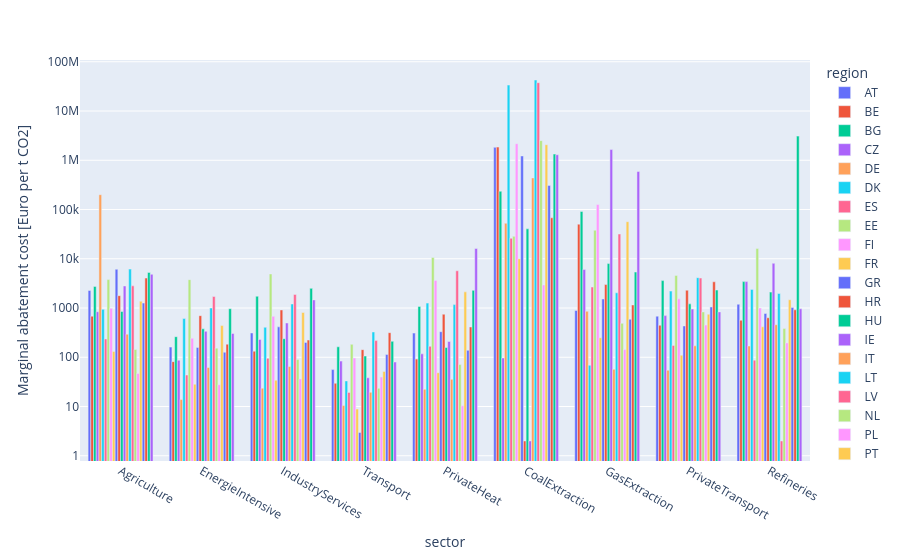

The code cell stored with this chart in its notebook:
### Code cell
fig = px.bar(df_abate, x='sector',y='coefficientLinear',color='region',
             barmode='group', log_y=True,
             labels={'coefficientLinear':'Marginal abatement cost [Euro per t CO2]'})
fig.write_image(path_plots+'input_coefficient_abate.pdf')
fig.write_image(path_plots+'input_coefficient_abate.png')
fig.show()

### Figure 1 — Plotly figure (JSON) as saved in the notebook; plotly's stock layout.template omitted (floating-point values rounded to 4 significant figures)
{"data": [{"alignmentgroup": "True", "hovertemplate": "region=AT<br>sector=%{x}<br>Marginal abatement cost [Euro per t CO2]=%{y}<extra></extra>", "legendgroup": "AT", "marker": {"color": "#636efa", "pattern": {"shape": ""}}, "name": "AT", "offsetgroup": "AT", "orientation": "v", "showlegend": true, "textposition": "auto", "type": "bar", "x": ["Agriculture", "EnergieIntensive", "IndustryServices", "Transport", "PrivateHeat", "CoalExtraction", "GasExtraction", "PrivateTransport", "Refineries"], "xaxis": "x", "y": [2270.0, 160.8, 311.4, 56.24, 310.0, 1831000.0, 893.4, 684.2, 1194.0], "yaxis": "y"}, {"alignmentgroup": "True", "hovertemplate": "region=BE<br>sector=%{x}<br>Marginal abatement cost [Euro per t CO2]=%{y}<extra></extra>", "legendgroup": "BE", "marker": {"color": "#EF553B", "pattern": {"shape": ""}}, "name": "BE", "offsetgroup": "BE", "orientation": "v", "showlegend": true, "textposition": "auto", "type": "bar", "x": ["Agriculture", "EnergieIntensive", "IndustryServices", "Transport", "PrivateHeat", "CoalExtraction", "GasExtraction", "PrivateTransport", "Refineries"], "xaxis": "x", "y": [683.7, 81.57, 132.9, 29.66, 91.74, 1853000.0, 50540.0, 447.1, 565.2], "yaxis": "y"}, {"alignmentgroup": "True", "hovertemplate": "region=BG<br>sector=%{x}<br>Marginal abatement cost [Euro per t CO2]=%{y}<extra></extra>", "legendgroup": "BG", "marker": {"color": "#00cc96", "pattern": {"shape": ""}}, "name": "BG", "offsetgroup": "BG", "orientation": "v", "showlegend": true, "textposition": "auto", "type": "bar", "x": ["Agriculture", "EnergieIntensive", "IndustryServices", "Transport", "PrivateHeat", "CoalExtraction", "GasExtraction", "PrivateTransport", "Refineries"], "xaxis": "x", "y": [2750.0, 262.2, 1734.0, 163.2, 1078.0, 235100.0, 91240.0, 3605.0, 3437.0], "yaxis": "y"}, {"alignmentgroup": "True", "hovertemplate": "region=CZ<br>sector=%{x}<br>Marginal abatement cost [Euro per t CO2]=%{y}<extra></extra>", "legendgroup": "CZ", "marker": {"color": "#ab63fa", "pattern": {"shape": ""}}, "name": "CZ", "offsetgroup": "CZ", "orientation": "v", "showlegend": true, "textposition": "auto", "type": "bar", "x": ["Agriculture", "EnergieIntensive", "IndustryServices", "Transport", "PrivateHeat", "CoalExtraction", "GasExtraction", "PrivateTransport", "Refineries"], "xaxis": "x", "y": [840.1, 87.01, 230.4, 83.72, 117.5, 96.71, 6040.0, 701.6, 3444.0], "yaxis": "y"}, {"alignmentgroup": "True", "hovertemplate": "region=DE<br>sector=%{x}<br>Marginal abatement cost [Euro per t CO2]=%{y}<extra></extra>", "legendgroup": "DE", "marker": {"color": "#FFA15A", "pattern": {"shape": ""}}, "name": "DE", "offsetgroup": "DE", "orientation": "v", "showlegend": true, "textposition": "auto", "type": "bar", "x": ["Agriculture", "EnergieIntensive", "IndustryServices", "Transport", "PrivateHeat", "CoalExtraction", "GasExtraction", "PrivateTransport", "Refineries"], "xaxis": "x", "y": [200100.0, 13.85, 23.61, 10.44, 22.36, 52650.0, 856.4, 54.6, 169.4], "yaxis": "y"}, {"alignmentgroup": "True", "hovertemplate": "region=DK<br>sector=%{x}<br>Marginal abatement cost [Euro per t CO2]=%{y}<extra></extra>", "legendgroup": "DK", "marker": {"color": "#19d3f3", "pattern": {"shape": ""}}, "name": "DK", "offsetgroup": "DK", "orientation": "v", "showlegend": true, "textposition": "auto", "type": "bar", "x": ["Agriculture", "EnergieIntensive", "IndustryServices", "Transport", "PrivateHeat", "CoalExtraction", "GasExtraction", "PrivateTransport", "Refineries"], "xaxis": "x", "y": [939.1, 612.2, 406.7, 33.12, 1258.0, 33630000.0, 68.79, 2208.0, 2390.0], "yaxis": "y"}, {"alignmentgroup": "True", "hovertemplate": "region=ES<br>sector=%{x}<br>Marginal abatement cost [Euro per t CO2]=%{y}<extra></extra>", "legendgroup": "ES", "marker": {"color": "#FF6692", "pattern": {"shape": ""}}, "name": "ES", "offsetgroup": "ES", "orientation": "v", "showlegend": true, "textposition": "auto", "type": "bar", "x": ["Agriculture", "EnergieIntensive", "IndustryServices", "Transport", "PrivateHeat", "CoalExtraction", "GasExtraction", "PrivateTransport", "Refineries"], "xaxis": "x", "y": [235.3, 43.61, 95.56, 19.35, 166.8, 26130.0, 2667.0, 174.3, 87.45], "yaxis": "y"}, {"alignmentgroup": "True", "hovertemplate": "region=EE<br>sector=%{x}<br>Marginal abatement cost [Euro per t CO2]=%{y}<extra></extra>", "legendgroup": "EE", "marker": {"color": "#B6E880", "pattern": {"shape": ""}}, "name": "EE", "offsetgroup": "EE", "orientation": "v", "showlegend": true, "textposition": "auto", "type": "bar", "x": ["Agriculture", "EnergieIntensive", "IndustryServices", "Transport", "PrivateHeat", "CoalExtraction", "GasExtraction", "PrivateTransport", "Refineries"], "xaxis": "x", "y": [3780.0, 3772.0, 4915.0, 183.2, 10650.0, 28600.0, 38040.0, 4594.0, 16110.0], "yaxis": "y"}, {"alignmentgroup": "True", "hovertemplate": "region=FI<br>sector=%{x}<br>Marginal abatement cost [Euro per t CO2]=%{y}<extra></extra>", "legendgroup": "FI", "marker": {"color": "#FF97FF", "pattern": {"shape": ""}}, "name": "FI", "offsetgroup": "FI", "orientation": "v", "showlegend": true, "textposition": "auto", "type": "bar", "x": ["Agriculture", "EnergieIntensive", "IndustryServices", "Transport", "PrivateHeat", "CoalExtraction", "GasExtraction", "PrivateTransport", "Refineries"], "xaxis": "x", "y": [984.5, 242.9, 677.7, 96.63, 3637.0, 2172000.0, 126400.0, 1534.0, 996.1], "yaxis": "y"}, {"alignmentgroup": "True", "hovertemplate": "region=FR<br>sector=%{x}<br>Marginal abatement cost [Euro per t CO2]=%{y}<extra></extra>", "legendgroup": "FR", "marker": {"color": "#FECB52", "pattern": {"shape": ""}}, "name": "FR", "offsetgroup": "FR", "orientation": "v", "showlegend": true, "textposition": "auto", "type": "bar", "x": ["Agriculture", "EnergieIntensive", "IndustryServices", "Transport", "PrivateHeat", "CoalExtraction", "GasExtraction", "PrivateTransport", "Refineries"], "xaxis": "x", "y": [131.3, 28.45, 34.24, 8.88, 48.61, 10010.0, 249.1, 110.4, 415.0], "yaxis": "y"}, {"alignmentgroup": "True", "hovertemplate": "region=GR<br>sector=%{x}<br>Marginal abatement cost [Euro per t CO2]=%{y}<extra></extra>", "legendgroup": "GR", "marker": {"color": "#636efa", "pattern": {"shape": ""}}, "name": "GR", "offsetgroup": "GR", "orientation": "v", "showlegend": true, "textposition": "auto", "type": "bar", "x": ["Agriculture", "EnergieIntensive", "IndustryServices", "Transport", "PrivateHeat", "CoalExtraction", "GasExtraction", "PrivateTransport", "Refineries"], "xaxis": "x", "y": [6118.0, 158.5, 414.3, 2.978, 331.0, 1225000.0, 1526.0, 432.9, 774.8], "yaxis": "y"}, {"alignmentgroup": "True", "hovertemplate": "region=HR<br>sector=%{x}<br>Marginal abatement cost [Euro per t CO2]=%{y}<extra></extra>", "legendgroup": "HR", "marker": {"color": "#EF553B", "pattern": {"shape": ""}}, "name": "HR", "offsetgroup": "HR", "orientation": "v", "showlegend": true, "textposition": "auto", "type": "bar", "x": ["Agriculture", "EnergieIntensive", "IndustryServices", "Transport", "PrivateHeat", "CoalExtraction", "GasExtraction", "PrivateTransport", "Refineries"], "xaxis": "x", "y": [1783.0, 699.8, 914.5, 142.9, 749.0, 2, 2996.0, 2300.0, 634.7], "yaxis": "y"}, {"alignmentgroup": "True", "hovertemplate": "region=HU<br>sector=%{x}<br>Marginal abatement cost [Euro per t CO2]=%{y}<extra></extra>", "legendgroup": "HU", "marker": {"color": "#00cc96", "pattern": {"shape": ""}}, "name": "HU", "offsetgroup": "HU", "orientation": "v", "showlegend": true, "textposition": "auto", "type": "bar", "x": ["Agriculture", "EnergieIntensive", "IndustryServices", "Transport", "PrivateHeat", "CoalExtraction", "GasExtraction", "PrivateTransport", "Refineries"], "xaxis": "x", "y": [851.1, 378.7, 238.3, 106.1, 157.9, 40550.0, 7994.0, 1215.0, 2106.0], "yaxis": "y"}, {"alignmentgroup": "True", "hovertemplate": "region=IE<br>sector=%{x}<br>Marginal abatement cost [Euro per t CO2]=%{y}<extra></extra>", "legendgroup": "IE", "marker": {"color": "#ab63fa", "pattern": {"shape": ""}}, "name": "IE", "offsetgroup": "IE", "orientation": "v", "showlegend": true, "textposition": "auto", "type": "bar", "x": ["Agriculture", "EnergieIntensive", "IndustryServices", "Transport", "PrivateHeat", "CoalExtraction", "GasExtraction", "PrivateTransport", "Refineries"], "xaxis": "x", "y": [2803.0, 336.5, 497.0, 38.34, 209.0, 2, 1650000.0, 954.8, 8080.0], "yaxis": "y"}, {"alignmentgroup": "True", "hovertemplate": "region=IT<br>sector=%{x}<br>Marginal abatement cost [Euro per t CO2]=%{y}<extra></extra>", "legendgroup": "IT", "marker": {"color": "#FFA15A", "pattern": {"shape": ""}}, "name": "IT", "offsetgroup": "IT", "orientation": "v", "showlegend": true, "textposition": "auto", "type": "bar", "x": ["Agriculture", "EnergieIntensive", "IndustryServices", "Transport", "PrivateHeat", "CoalExtraction", "GasExtraction", "PrivateTransport", "Refineries"], "xaxis": "x", "y": [294.6, 62.07, 64.77, 19.43, 35.67, 438200.0, 56.91, 170.7, 458.0], "yaxis": "y"}, {"alignmentgroup": "True", "hovertemplate": "region=LT<br>sector=%{x}<br>Marginal abatement cost [Euro per t CO2]=%{y}<extra></extra>", "legendgroup": "LT", "marker": {"color": "#19d3f3", "pattern": {"shape": ""}}, "name": "LT", "offsetgroup": "LT", "orientation": "v", "showlegend": true, "textposition": "auto", "type": "bar", "x": ["Agriculture", "EnergieIntensive", "IndustryServices", "Transport", "PrivateHeat", "CoalExtraction", "GasExtraction", "PrivateTransport", "Refineries"], "xaxis": "x", "y": [6165.0, 1001.0, 1208.0, 326.4, 1174.0, 42560000.0, 2040.0, 4134.0, 1974.0], "yaxis": "y"}, {"alignmentgroup": "True", "hovertemplate": "region=LV<br>sector=%{x}<br>Marginal abatement cost [Euro per t CO2]=%{y}<extra></extra>", "legendgroup": "LV", "marker": {"color": "#FF6692", "pattern": {"shape": ""}}, "name": "LV", "offsetgroup": "LV", "orientation": "v", "showlegend": true, "textposition": "auto", "type": "bar", "x": ["Agriculture", "EnergieIntensive", "IndustryServices", "Transport", "PrivateHeat", "CoalExtraction", "GasExtraction", "PrivateTransport", "Refineries"], "xaxis": "x", "y": [2819.0, 1712.0, 1887.0, 218.3, 5708.0, 37660000.0, 31810.0, 4062.0, 2], "yaxis": "y"}, {"alignmentgroup": "True", "hovertemplate": "region=NL<br>sector=%{x}<br>Marginal abatement cost [Euro per t CO2]=%{y}<extra></extra>", "legendgroup": "NL", "marker": {"color": "#B6E880", "pattern": {"shape": ""}}, "name": "NL", "offsetgroup": "NL", "orientation": "v", "showlegend": true, "textposition": "auto", "type": "bar", "x": ["Agriculture", "EnergieIntensive", "IndustryServices", "Transport", "PrivateHeat", "CoalExtraction", "GasExtraction", "PrivateTransport", "Refineries"], "xaxis": "x", "y": [143.7, 153.3, 89.88, 23.43, 71.07, 2506000.0, 488.9, 834.0, 383.0], "yaxis": "y"}, {"alignmentgroup": "True", "hovertemplate": "region=PL<br>sector=%{x}<br>Marginal abatement cost [Euro per t CO2]=%{y}<extra></extra>", "legendgroup": "PL", "marker": {"color": "#FF97FF", "pattern": {"shape": ""}}, "name": "PL", "offsetgroup": "PL", "orientation": "v", "showlegend": true, "textposition": "auto", "type": "bar", "x": ["Agriculture", "EnergieIntensive", "IndustryServices", "Transport", "PrivateHeat", "CoalExtraction", "GasExtraction", "PrivateTransport", "Refineries"], "xaxis": "x", "y": [46.88, 27.67, 36.43, 39.65, 10.32, 2944.0, 143.1, 451.8, 196.0], "yaxis": "y"}, {"alignmentgroup": "True", "hovertemplate": "region=PT<br>sector=%{x}<br>Marginal abatement cost [Euro per t CO2]=%{y}<extra></extra>", "legendgroup": "PT", "marker": {"color": "#FECB52", "pattern": {"shape": ""}}, "name": "PT", "offsetgroup": "PT", "orientation": "v", "showlegend": true, "textposition": "auto", "type": "bar", "x": ["Agriculture", "EnergieIntensive", "IndustryServices", "Transport", "PrivateHeat", "CoalExtraction", "GasExtraction", "PrivateTransport", "Refineries"], "xaxis": "x", "y": [1373.0, 441.1, 811.7, 51.67, 2128.0, 2071000.0, 56640.0, 748.2, 1472.0], "yaxis": "y"}, {"alignmentgroup": "True", "hovertemplate": "region=RO<br>sector=%{x}<br>Marginal abatement cost [Euro per t CO2]=%{y}<extra></extra>", "legendgroup": "RO", "marker": {"color": "#636efa", "pattern": {"shape": ""}}, "name": "RO", "offsetgroup": "RO", "orientation": "v", "showlegend": true, "textposition": "auto", "type": "bar", "x": ["Agriculture", "EnergieIntensive", "IndustryServices", "Transport", "PrivateHeat", "CoalExtraction", "GasExtraction", "PrivateTransport", "Refineries"], "xaxis": "x", "y": [1259.0, 126.5, 200.4, 114.3, 138.6, 308400.0, 591.8, 1050.0, 1030.0], "yaxis": "y"}, {"alignmentgroup": "True", "hovertemplate": "region=SE<br>sector=%{x}<br>Marginal abatement cost [Euro per t CO2]=%{y}<extra></extra>", "legendgroup": "SE", "marker": {"color": "#EF553B", "pattern": {"shape": ""}}, "name": "SE", "offsetgroup": "SE", "orientation": "v", "showlegend": true, "textposition": "auto", "type": "bar", "x": ["Agriculture", "EnergieIntensive", "IndustryServices", "Transport", "PrivateHeat", "CoalExtraction", "GasExtraction", "PrivateTransport", "Refineries"], "xaxis": "x", "y": [4063.0, 184.8, 223.7, 316.0, 412.7, 67930.0, 1155.0, 3410.0, 920.4], "yaxis": "y"}, {"alignmentgroup": "True", "hovertemplate": "region=SI<br>sector=%{x}<br>Marginal abatement cost [Euro per t CO2]=%{y}<extra></extra>", "legendgroup": "SI", "marker": {"color": "#00cc96", "pattern": {"shape": ""}}, "name": "SI", "offsetgroup": "SI", "orientation": "v", "showlegend": true, "textposition": "auto", "type": "bar", "x": ["Agriculture", "EnergieIntensive", "IndustryServices", "Transport", "PrivateHeat", "CoalExtraction", "GasExtraction", "PrivateTransport", "Refineries"], "xaxis": "x", "y": [5280.0, 969.9, 2508.0, 211.0, 2283.0, 1336000.0, 5383.0, 2317.0, 3095000.0], "yaxis": "y"}, {"alignmentgroup": "True", "hovertemplate": "region=SK<br>sector=%{x}<br>Marginal abatement cost [Euro per t CO2]=%{y}<extra></extra>", "legendgroup": "SK", "marker": {"color": "#ab63fa", "pattern": {"shape": ""}}, "name": "SK", "offsetgroup": "SK", "orientation": "v", "showlegend": true, "textposition": "auto", "type": "bar", "x": ["Agriculture", "EnergieIntensive", "IndustryServices", "Transport", "PrivateHeat", "CoalExtraction", "GasExtraction", "PrivateTransport", "Refineries"], "xaxis": "x", "y": [4838.0, 303.6, 1462.0, 80.09, 16160.0, 1294000.0, 590900.0, 835.2, 964.8], "yaxis": "y"}], "layout": {"barmode": "group", "legend": {"title": {"text": "region"}, "tracegroupgap": 0}, "margin": {"t": 60}, "xaxis": {"anchor": "y", "domain": [0, 1], "title": {"text": "sector"}}, "yaxis": {"anchor": "x", "domain": [0, 1], "title": {"text": "Marginal abatement cost [Euro per t CO2]"}, "type": "log"}}}
